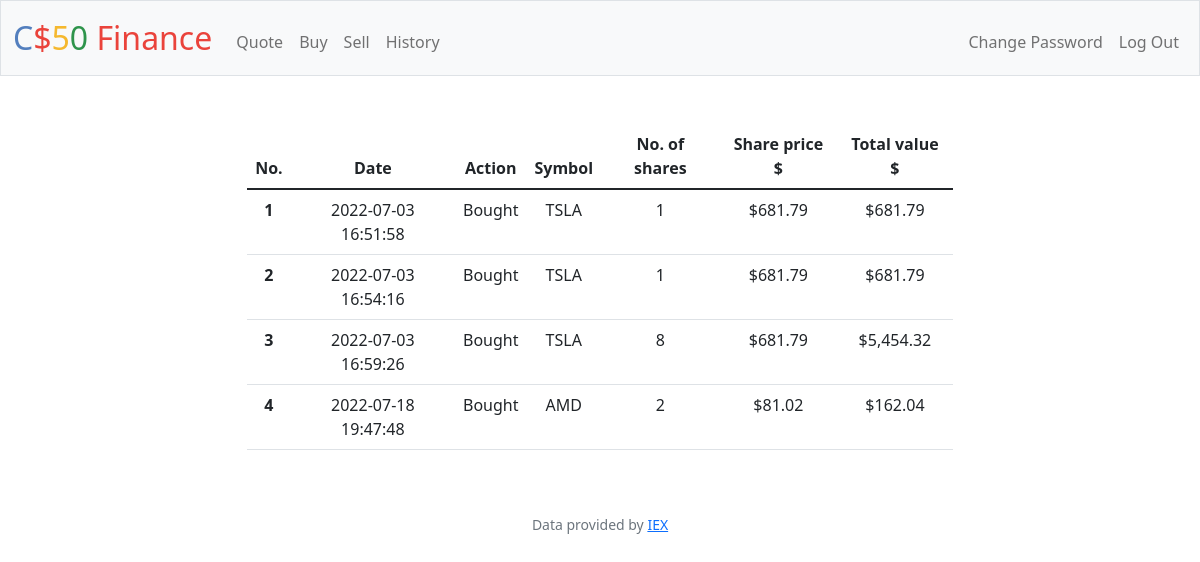
The page /history (signed in) on the database its author committed.
### tables this page shows
CREATE TABLE purchases (purchase_id INTEGER PRIMARY KEY AUTOINCREMENT, user_id INTEGER, stock_symbol TEXT NOT NULL, stock_amount INTEGER NOT NULL, stock_unit_price FLOAT(2), timestamp DEFAULT CURRENT_TIMESTAMP, FOREIGN KEY (user_id) REFERENCES users(id));

### app.py (the view)
@ app.route("/history")
@ login_required
def history():
    rows = db.execute(
        "SELECT stock_symbol, stock_amount, stock_unit_price, timestamp FROM purchases WHERE user_id = ?", session["user_id"])
    purchaseList = []
    ordinal = 1
    for row in rows:
        purchaseDataSingleRow = {}
        purchaseDataSingleRow["ordinal"] = ordinal
        purchaseDataSingleRow["timestamp"] = row["timestamp"]
        stockAmountSigned = row["stock_amount"]
        if stockAmountSigned < 0:
            purchaseDataSingleRow["action"] = "Sold"
            purchaseDataSingleRow["amount"] = -stockAmountSigned
            totalValue = -stockAmountSigned * row["stock_unit_price"]
        else:
            purchaseDataSingleRow["action"] = "Bought"
            purchaseDataSingleRow["amount"] = stockAmountSigned
            totalValue = stockAmountSigned * row["stock_unit_price"]
        purchaseDataSingleRow["symbol"] = row["stock_symbol"]
        purchaseDataSingleRow["historicalPrice"] = usd(row["stock_unit_price"])
        purchaseDataSingleRow["totalValue"] = usd(totalValue)
        purchaseList.append(purchaseDataSingleRow)
        ordinal += 1
    return render_template("/history.html", purchaseList=purchaseList)

### app.py (called while the page is built)
@app.after_request
def after_request(response):
    response.headers["Cache-Control"] = "no-cache, no-store, must-revalidate"
    response.headers["Expires"] = 0
    response.headers["Pragma"] = "no-cache"
    return response

### helpers.py (called while the page is built)
def login_required(f):
    @wraps(f)
    def decorated_function(*args, **kwargs):
        if session.get("user_id") is None:
            return redirect("/login")
        return f(*args, **kwargs)
    return decorated_function

def usd(value):
    return f"${value:,.2f}"

### templates/history.html (shortened to what this page needs)
{% extends "layout.html" %}
{% block main %}
<form action="/" method="post">
    <table class="table mx-auto" style="width: 60%">
        <thead>
            <tr>
                <th scope="col">No.</th>
                <th scope="col">Date</th>
                <th scope="col">Action</th>
                <th scope="col">Symbol</th>
                <th scope="col">No. of shares</th>
                <th scope="col">Share price $</th>
                <th scope="col">Total value $</th>
            </tr>
        </thead>
        <tbody>
            {% for stockAmountLine in purchaseList %}
            <tr>
                <th scope="row">{{ stockAmountLine["ordinal"] }}</th>
                <td>{{ stockAmountLine["timestamp"] }}</td>
                <td>{{ stockAmountLine["action"] }}</td>
                <td>{{ stockAmountLine["symbol"] }}</td>
                <td>{{ stockAmountLine["amount"] }}</td>
                <td>{{ stockAmountLine["historicalPrice"] }}</td>
                <td>{{ stockAmountLine["totalValue"] }}</td>
            </tr>
            {% endfor %}
        </tbody>
    </table>
</form>
{% endblock %}

### templates/layout.html (shortened to what this page needs)
<!DOCTYPE html>
<html lang="en">
<head>
    <link href="https://cdn.jsdelivr.net/npm/bootstrap@5.1.3/dist/css/bootstrap.min.css"
 rel="stylesheet">
    <link href="/static/styles.css" rel="stylesheet">
</head>
<body>
    <nav class="bg-light border navbar navbar-expand-md navbar-light">
        <div class="container-fluid">
            <a class="navbar-brand" href="/"><span class="blue">C</span><span class="red">$</span><span
                    class="yellow">5</span><span class="green">0</span> <span class="red">Finance</span></a>
            <div class="collapse navbar-collapse" id="navbar">
                {% if session["user_id"] %}
                <ul class="navbar-nav me-auto mt-2">
                    <li class="nav-item"><a class="nav-link" href="/quote">Quote</a></li>
                    <li class="nav-item"><a class="nav-link" href="/buy">Buy</a></li>
                    <li class="nav-item"><a class="nav-link" href="/sell">Sell</a></li>
                    <li class="nav-item"><a class="nav-link" href="/history">History</a></li>
                </ul>
                <ul class="navbar-nav ms-auto mt-2">
                    <li class="nav-item"><a class="nav-link" href="/changepassword">Change Password</a></li>
                    <li class="nav-item"><a class="nav-link" href="/logout">Log Out</a></li>
                </ul>
                {% else %}
                <ul class="navbar-nav ms-auto mt-2">
                    <li class="nav-item"><a class="nav-link" href="/register">Register</a></li>
                    <li class="nav-item"><a class="nav-link" href="/login">Log In</a></li>
                </ul>
                {% endif %}
            </div>
        </div>
    </nav>
    <main class="container-fluid py-5 text-center">
        {% block main %}{% endblock %}
    </main>
    <footer class="mb-5 small text-center text-muted">
        Data provided by <a href="https://iexcloud.io/">IEX</a>
    </footer>
</body>
</html>

### static/styles.css (style rules this page uses)
nav .navbar-brand { font-size: xx-large; }
nav .navbar-brand .blue { color: #537fbe; }
nav .navbar-brand .red { color: #ea433b; }
nav .navbar-brand .yellow { color: #f5b82e; }
nav .navbar-brand .green { color: #2e944b; }

### rows shown on the page
purchases: ordinal "1", timestamp "2022-07-03 16:51:58", action "Bought", symbol "TSLA", amount "1", historicalPrice "$681.79", totalValue "$681.79"
purchases: ordinal "2", timestamp "2022-07-03 16:54:16", action "Bought", symbol "TSLA", amount "1", historicalPrice "$681.79", totalValue "$681.79"
purchases: ordinal "3", timestamp "2022-07-03 16:59:26", action "Bought", symbol "TSLA", amount "8", historicalPrice "$681.79", totalValue "$5,454.32"
purchases: ordinal "4", timestamp "2022-07-18 19:47:48", action "Bought", symbol "AMD", amount "2", historicalPrice "$81.02", totalValue "$162.04"
